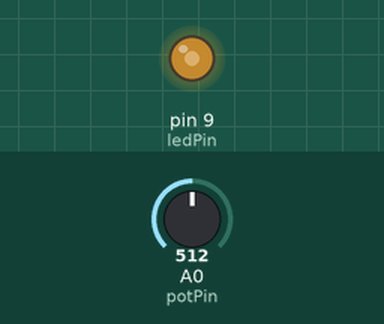
This sketch was run on a simulated Arduino Uno, built with avr-gcc and run on an emulated ATmega328P. Shown: output pins drawn as LEDs (lit = HIGH). The test bench sets the inputs (shaded band); at power-on: A0 (potPin) = 512.

Above: at 1.2 s.
1.3 s: A0 (potPin) set to 716
At 2.1 s:
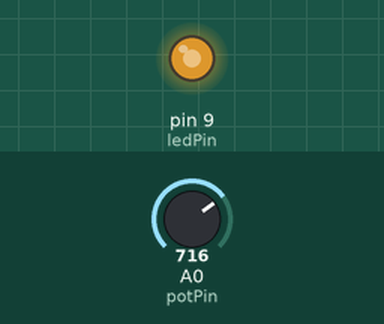
2.8 s: A0 (potPin) set to 900
At 3.3 s:
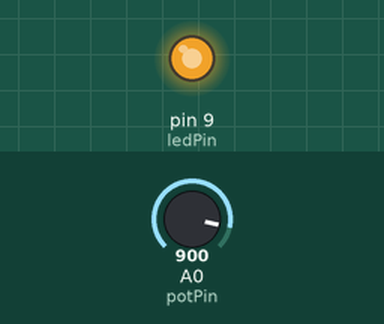
4.3 s: A0 (potPin) set to 122
At 5.5 s:
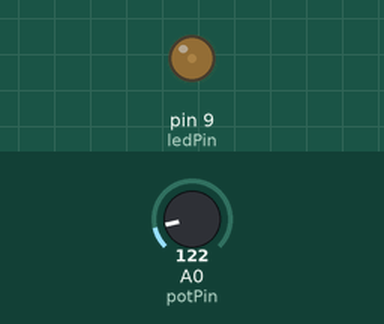
5.8 s: A0 (potPin) set to 0
At 6.7 s:
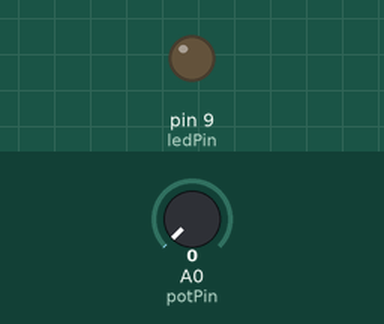
7.3 s: A0 (potPin) set to 511
At 7.9 s:
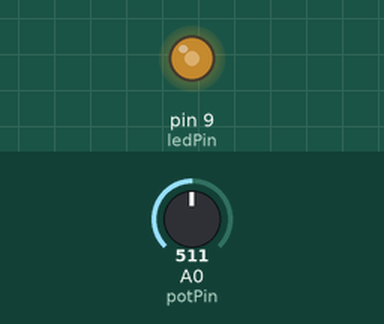
Timing chart, 0 to 9.8 s (numbered marks = the images above; inputs shaded):
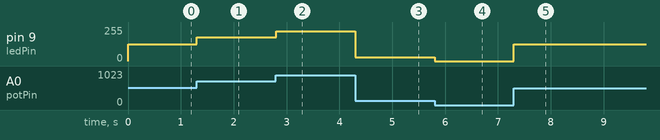

The sketch:

lab06.ino
```cpp
int potPin = A0;
int ledPin = 9;
int potValue = 0;
int ledBrightness = 0;

void setup() {
  pinMode(ledPin, OUTPUT);
}

void loop() {
  potValue = analogRead(potPin);
  ledBrightness = map(potValue, 0, 1023, 0, 255);
  analogWrite(ledPin, ledBrightness);
}
```

Measured:
- after the input at 1.3 s, pin 9 (ledPin): 127/255 → 178/255 at once
- after the input at 2.8 s, pin 9 (ledPin): 178/255 → 224/255 at once
- after the input at 4.3 s, pin 9 (ledPin): 224/255 → 30/255 at once
- after the input at 5.8 s, pin 9 (ledPin): 30/255 → 0/255 at once
- after the input at 7.3 s, pin 9 (ledPin): 0/255 → 127/255 at once
